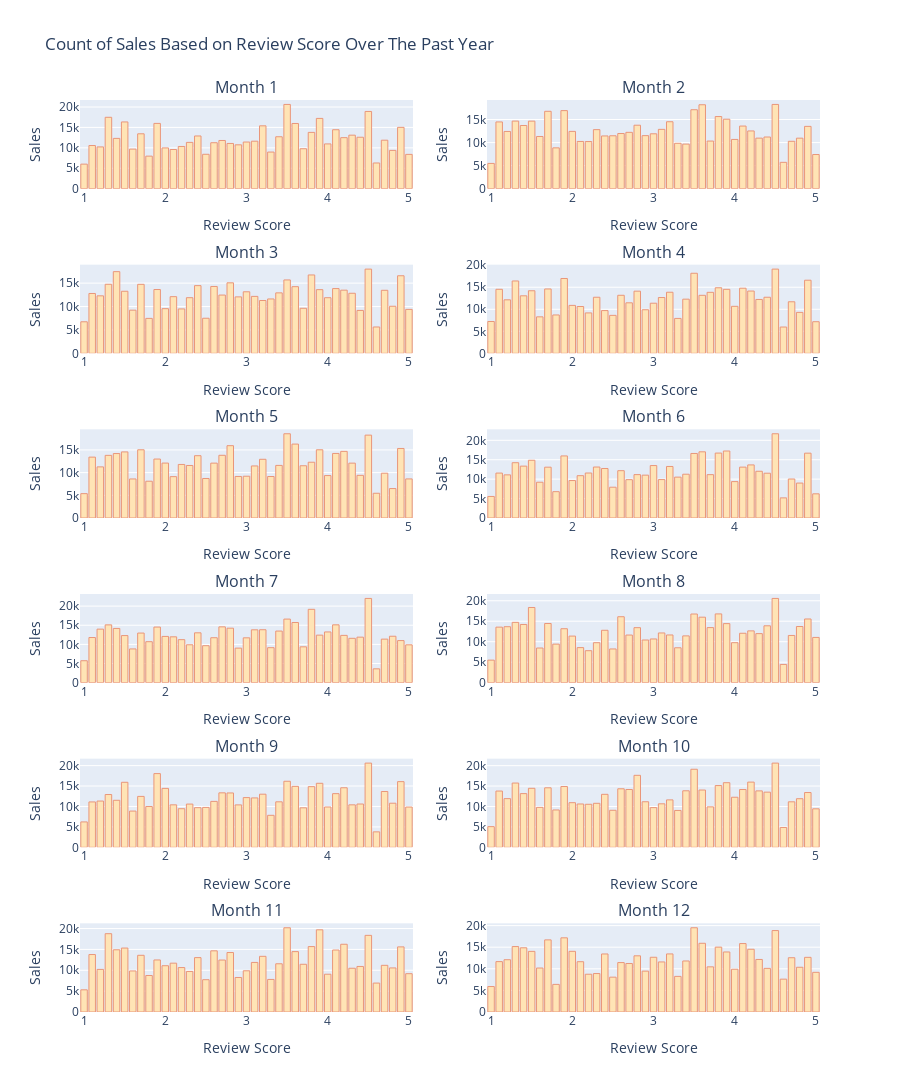

The cell this chart's notebook holds for it:
### Code cell
#Graph of Sales Over The Past Year based on review score
fig = make_subplots(rows = 6, cols = 2, 
                    subplot_titles = ('Month 1', 'Month 2', 'Month 3', 'Month 4', 
                                      'Month 5', 'Month 6', 'Month 7', 'Month 8',
                                      'Month 9', 'Month 10', 'Month 11', 'Month 12'))
fig1 = px.bar(score, x = score.index, y = 'sales_month_1')
for trace in fig1.data:
    fig.add_trace(fig1.data[0], row=1, col=1)

fig1 = px.bar(score, x = score.index, y = 'sales_month_2')
for trace in fig1.data:
    fig.add_trace(fig1.data[0], row=1, col=2)

fig1 = px.bar(score, x = score.index, y = 'sales_month_3')
for trace in fig1.data:
    fig.add_trace(fig1.data[0], row=2, col=1)

fig1 = px.bar(score, x = score.index, y = 'sales_month_4')
for trace in fig1.data:
    fig.add_trace(fig1.data[0], row=2, col=2)    

fig1 = px.bar(score, x = score.index, y = 'sales_month_5')
for trace in fig1.data:
    fig.add_trace(fig1.data[0], row=3, col=1)
    
fig1 = px.bar(score, x = score.index, y = 'sales_month_6')
for trace in fig1.data:
    fig.add_trace(fig1.data[0], row=3, col=2)
    
fig1 = px.bar(score, x = score.index, y = 'sales_month_7')
for trace in fig1.data:
    fig.add_trace(fig1.data[0], row=4, col=1)
    
fig1 = px.bar(score, x = score.index, y = 'sales_month_8')
for trace in fig1.data:
    fig.add_trace(fig1.data[0], row=4, col=2)
    
fig1 = px.bar(score, x = score.index, y = 'sales_month_9')
for trace in fig1.data:
    fig.add_trace(fig1.data[0], row=5, col=1)
    
fig1 = px.bar(score, x = score.index, y = 'sales_month_10')
for trace in fig1.data:
    fig.add_trace(fig1.data[0], row=5, col=2)
    
fig1 = px.bar(score, x = score.index, y = 'sales_month_11')
for trace in fig1.data:
    fig.add_trace(fig1.data[0], row=6, col=1)

fig1 = px.bar(score, x = score.index, y = 'sales_month_12')
for trace in fig1.data:
    fig.add_trace(fig1.data[0], row=6, col=2)
    
    
fig.update_traces(marker_color = 'moccasin', marker_line_color = 'darksalmon',
                  marker_line_width = 1)
fig.update_xaxes(title = 'Review Score')
fig.update_yaxes(title = 'Sales')
fig.update_layout(title = 'Count of Sales Based on Review Score Over The Past Year',
                  height = 1200, width = 900)
fig.show()

### Figure 1 — Plotly figure (JSON) as saved in the notebook; plotly's stock layout.template omitted (floating-point values rounded to 4 significant figures)
{"data": [{"alignmentgroup": "True", "hovertemplate": "review_score=%{x}<br>sales_month_1=%{y}<extra></extra>", "legendgroup": "", "marker": {"color": "moccasin", "line": {"color": "darksalmon", "width": 1}, "pattern": {"shape": ""}}, "name": "", "offsetgroup": "", "orientation": "v", "showlegend": false, "textposition": "auto", "type": "bar", "x": [1, 1.1, 1.2, 1.3, 1.4, 1.5, 1.6, 1.7, 1.8, 1.9, 2, 2.1, 2.2, 2.3, 2.4, 2.5, 2.6, 2.7, 2.8, 2.9, 3, 3.1, 3.2, 3.3, 3.4, 3.5, 3.6, 3.7, 3.8, 3.9, 4, 4.1, 4.2, 4.3, 4.4, 4.5, 4.6, 4.7, 4.8, 4.9, 5], "xaxis": "x", "y": [6007, 10563, 10223, 17478, 12314, 16340, 9694, 13435, 7965, 15982, 9980, 9588, 10334, 11334, 12902, 8420, 11249, 11802, 11071, 10733, 11422, 11625, 15383, 8964, 12711, 20626, 15962, 9777, 13783, 17207, 10957, 14429, 12491, 13100, 12596, 18910, 6287, 11868, 9376, 15020, 8398], "yaxis": "y"}, {"alignmentgroup": "True", "hovertemplate": "review_score=%{x}<br>sales_month_2=%{y}<extra></extra>", "legendgroup": "", "marker": {"color": "moccasin", "line": {"color": "darksalmon", "width": 1}, "pattern": {"shape": ""}}, "name": "", "offsetgroup": "", "orientation": "v", "showlegend": false, "textposition": "auto", "type": "bar", "x": [1, 1.1, 1.2, 1.3, 1.4, 1.5, 1.6, 1.7, 1.8, 1.9, 2, 2.1, 2.2, 2.3, 2.4, 2.5, 2.6, 2.7, 2.8, 2.9, 3, 3.1, 3.2, 3.3, 3.4, 3.5, 3.6, 3.7, 3.8, 3.9, 4, 4.1, 4.2, 4.3, 4.4, 4.5, 4.6, 4.7, 4.8, 4.9, 5], "xaxis": "x2", "y": [5478, 14478, 12414, 14665, 13706, 14657, 11322, 16788, 8851, 16935, 12429, 10243, 10221, 12803, 11439, 11474, 11962, 12223, 13767, 11503, 11902, 12870, 14520, 9848, 9672, 17123, 18206, 10330, 15644, 15074, 10682, 13584, 12522, 10963, 11210, 18275, 5715, 10278, 10958, 13518, 7409], "yaxis": "y2"}, {"alignmentgroup": "True", "hovertemplate": "review_score=%{x}<br>sales_month_3=%{y}<extra></extra>", "legendgroup": "", "marker": {"color": "moccasin", "line": {"color": "darksalmon", "width": 1}, "pattern": {"shape": ""}}, "name": "", "offsetgroup": "", "orientation": "v", "showlegend": false, "textposition": "auto", "type": "bar", "x": [1, 1.1, 1.2, 1.3, 1.4, 1.5, 1.6, 1.7, 1.8, 1.9, 2, 2.1, 2.2, 2.3, 2.4, 2.5, 2.6, 2.7, 2.8, 2.9, 3, 3.1, 3.2, 3.3, 3.4, 3.5, 3.6, 3.7, 3.8, 3.9, 4, 4.1, 4.2, 4.3, 4.4, 4.5, 4.6, 4.7, 4.8, 4.9, 5], "xaxis": "x3", "y": [6743, 12792, 12287, 14760, 17458, 13268, 9225, 14747, 7470, 13637, 9549, 12111, 9489, 11891, 14469, 7498, 14293, 12455, 15070, 12066, 13153, 12171, 11295, 11622, 12924, 15685, 14245, 9631, 16750, 13609, 11886, 13839, 13503, 12839, 9169, 18003, 5628, 13472, 10061, 16581, 9395], "yaxis": "y3"}, {"alignmentgroup": "True", "hovertemplate": "review_score=%{x}<br>sales_month_4=%{y}<extra></extra>", "legendgroup": "", "marker": {"color": "moccasin", "line": {"color": "darksalmon", "width": 1}, "pattern": {"shape": ""}}, "name": "", "offsetgroup": "", "orientation": "v", "showlegend": false, "textposition": "auto", "type": "bar", "x": [1, 1.1, 1.2, 1.3, 1.4, 1.5, 1.6, 1.7, 1.8, 1.9, 2, 2.1, 2.2, 2.3, 2.4, 2.5, 2.6, 2.7, 2.8, 2.9, 3, 3.1, 3.2, 3.3, 3.4, 3.5, 3.6, 3.7, 3.8, 3.9, 4, 4.1, 4.2, 4.3, 4.4, 4.5, 4.6, 4.7, 4.8, 4.9, 5], "xaxis": "x4", "y": [7228, 14539, 12146, 16427, 13058, 14207, 8284, 14613, 8710, 16993, 10887, 10630, 9178, 12732, 9705, 8623, 13183, 11466, 14115, 9894, 11377, 12667, 13870, 7930, 12299, 18180, 13173, 13849, 14884, 14530, 10672, 14783, 14142, 12233, 12736, 19123, 5975, 11708, 9298, 16599, 7177], "yaxis": "y4"}, {"alignmentgroup": "True", "hovertemplate": "review_score=%{x}<br>sales_month_5=%{y}<extra></extra>", "legendgroup": "", "marker": {"color": "moccasin", "line": {"color": "darksalmon", "width": 1}, "pattern": {"shape": ""}}, "name": "", "offsetgroup": "", "orientation": "v", "showlegend": false, "textposition": "auto", "type": "bar", "x": [1, 1.1, 1.2, 1.3, 1.4, 1.5, 1.6, 1.7, 1.8, 1.9, 2, 2.1, 2.2, 2.3, 2.4, 2.5, 2.6, 2.7, 2.8, 2.9, 3, 3.1, 3.2, 3.3, 3.4, 3.5, 3.6, 3.7, 3.8, 3.9, 4, 4.1, 4.2, 4.3, 4.4, 4.5, 4.6, 4.7, 4.8, 4.9, 5], "xaxis": "x5", "y": [5365, 13416, 11264, 13805, 14202, 14565, 8603, 15033, 8107, 12992, 12105, 9113, 11802, 11576, 13731, 8708, 12095, 13821, 15939, 9154, 9206, 11471, 12938, 9143, 11590, 18563, 16287, 11511, 12290, 15033, 9352, 14227, 14684, 12091, 9400, 18263, 5453, 9870, 6486, 15326, 8614], "yaxis": "y5"}, {"alignmentgroup": "True", "hovertemplate": "review_score=%{x}<br>sales_month_6=%{y}<extra></extra>", "legendgroup": "", "marker": {"color": "moccasin", "line": {"color": "darksalmon", "width": 1}, "pattern": {"shape": ""}}, "name": "", "offsetgroup": "", "orientation": "v", "showlegend": false, "textposition": "auto", "type": "bar", "x": [1, 1.1, 1.2, 1.3, 1.4, 1.5, 1.6, 1.7, 1.8, 1.9, 2, 2.1, 2.2, 2.3, 2.4, 2.5, 2.6, 2.7, 2.8, 2.9, 3, 3.1, 3.2, 3.3, 3.4, 3.5, 3.6, 3.7, 3.8, 3.9, 4, 4.1, 4.2, 4.3, 4.4, 4.5, 4.6, 4.7, 4.8, 4.9, 5], "xaxis": "x6", "y": [5549, 11569, 11103, 14234, 13358, 14865, 9208, 13085, 6781, 15980, 9641, 10898, 11585, 13124, 12746, 7927, 12185, 9871, 11169, 11034, 13498, 9889, 13267, 10527, 11275, 16615, 17039, 11159, 16715, 17248, 9371, 13098, 13667, 12035, 11534, 21686, 5178, 10036, 8991, 16692, 6221], "yaxis": "y6"}, {"alignmentgroup": "True", "hovertemplate": "review_score=%{x}<br>sales_month_7=%{y}<extra></extra>", "legendgroup": "", "marker": {"color": "moccasin", "line": {"color": "darksalmon", "width": 1}, "pattern": {"shape": ""}}, "name": "", "offsetgroup": "", "orientation": "v", "showlegend": false, "textposition": "auto", "type": "bar", "x": [1, 1.1, 1.2, 1.3, 1.4, 1.5, 1.6, 1.7, 1.8, 1.9, 2, 2.1, 2.2, 2.3, 2.4, 2.5, 2.6, 2.7, 2.8, 2.9, 3, 3.1, 3.2, 3.3, 3.4, 3.5, 3.6, 3.7, 3.8, 3.9, 4, 4.1, 4.2, 4.3, 4.4, 4.5, 4.6, 4.7, 4.8, 4.9, 5], "xaxis": "x7", "y": [5734, 11793, 13988, 15101, 14169, 12301, 8814, 12962, 10703, 14530, 12082, 11974, 11233, 9898, 13024, 9659, 11743, 14583, 14235, 9028, 11714, 13808, 13829, 9140, 13486, 16614, 15720, 9361, 19162, 12417, 13250, 15113, 12357, 11591, 11892, 22007, 3615, 11376, 12129, 10993, 9883], "yaxis": "y7"}, {"alignmentgroup": "True", "hovertemplate": "review_score=%{x}<br>sales_month_8=%{y}<extra></extra>", "legendgroup": "", "marker": {"color": "moccasin", "line": {"color": "darksalmon", "width": 1}, "pattern": {"shape": ""}}, "name": "", "offsetgroup": "", "orientation": "v", "showlegend": false, "textposition": "auto", "type": "bar", "x": [1, 1.1, 1.2, 1.3, 1.4, 1.5, 1.6, 1.7, 1.8, 1.9, 2, 2.1, 2.2, 2.3, 2.4, 2.5, 2.6, 2.7, 2.8, 2.9, 3, 3.1, 3.2, 3.3, 3.4, 3.5, 3.6, 3.7, 3.8, 3.9, 4, 4.1, 4.2, 4.3, 4.4, 4.5, 4.6, 4.7, 4.8, 4.9, 5], "xaxis": "x8", "y": [5506, 13560, 13661, 14723, 14211, 18356, 8465, 14452, 9411, 13169, 11373, 8558, 7805, 9758, 12792, 8229, 16100, 11629, 13427, 10415, 10668, 12136, 11645, 8519, 11422, 16763, 15990, 13444, 16787, 14416, 9762, 12064, 12642, 11977, 13881, 20566, 4453, 11528, 13711, 15546, 11049], "yaxis": "y8"}, {"alignmentgroup": "True", "hovertemplate": "review_score=%{x}<br>sales_month_9=%{y}<extra></extra>", "legendgroup": "", "marker": {"color": "moccasin", "line": {"color": "darksalmon", "width": 1}, "pattern": {"shape": ""}}, "name": "", "offsetgroup": "", "orientation": "v", "showlegend": false, "textposition": "auto", "type": "bar", "x": [1, 1.1, 1.2, 1.3, 1.4, 1.5, 1.6, 1.7, 1.8, 1.9, 2, 2.1, 2.2, 2.3, 2.4, 2.5, 2.6, 2.7, 2.8, 2.9, 3, 3.1, 3.2, 3.3, 3.4, 3.5, 3.6, 3.7, 3.8, 3.9, 4, 4.1, 4.2, 4.3, 4.4, 4.5, 4.6, 4.7, 4.8, 4.9, 5], "xaxis": "x9", "y": [6223, 11111, 11331, 12923, 11517, 15916, 8876, 12465, 9993, 18042, 14425, 10396, 9450, 10588, 9709, 9772, 11244, 13334, 13304, 10385, 12172, 12096, 13004, 7838, 11138, 16171, 14922, 9669, 14852, 15674, 9875, 13139, 14579, 10397, 10604, 20614, 3784, 13667, 10797, 16078, 9860], "yaxis": "y9"}, {"alignmentgroup": "True", "hovertemplate": "review_score=%{x}<br>sales_month_10=%{y}<extra></extra>", "legendgroup": "", "marker": {"color": "moccasin", "line": {"color": "darksalmon", "width": 1}, "pattern": {"shape": ""}}, "name": "", "offsetgroup": "", "orientation": "v", "showlegend": false, "textposition": "auto", "type": "bar", "x": [1, 1.1, 1.2, 1.3, 1.4, 1.5, 1.6, 1.7, 1.8, 1.9, 2, 2.1, 2.2, 2.3, 2.4, 2.5, 2.6, 2.7, 2.8, 2.9, 3, 3.1, 3.2, 3.3, 3.4, 3.5, 3.6, 3.7, 3.8, 3.9, 4, 4.1, 4.2, 4.3, 4.4, 4.5, 4.6, 4.7, 4.8, 4.9, 5], "xaxis": "x10", "y": [5071, 13787, 11928, 15742, 13155, 14458, 9789, 14576, 9151, 14891, 10936, 10614, 10547, 10780, 12980, 9076, 14337, 14162, 17635, 11161, 9725, 10653, 11618, 9033, 13847, 19120, 14034, 9909, 15128, 15827, 12268, 14159, 15974, 13822, 13513, 20627, 4864, 11144, 11906, 13421, 9430], "yaxis": "y10"}, {"alignmentgroup": "True", "hovertemplate": "review_score=%{x}<br>sales_month_11=%{y}<extra></extra>", "legendgroup": "", "marker": {"color": "moccasin", "line": {"color": "darksalmon", "width": 1}, "pattern": {"shape": ""}}, "name": "", "offsetgroup": "", "orientation": "v", "showlegend": false, "textposition": "auto", "type": "bar", "x": [1, 1.1, 1.2, 1.3, 1.4, 1.5, 1.6, 1.7, 1.8, 1.9, 2, 2.1, 2.2, 2.3, 2.4, 2.5, 2.6, 2.7, 2.8, 2.9, 3, 3.1, 3.2, 3.3, 3.4, 3.5, 3.6, 3.7, 3.8, 3.9, 4, 4.1, 4.2, 4.3, 4.4, 4.5, 4.6, 4.7, 4.8, 4.9, 5], "xaxis": "x11", "y": [5312, 13771, 10211, 18766, 14908, 15325, 9839, 13590, 8746, 12473, 11087, 11705, 10649, 9720, 13034, 7737, 14658, 12454, 14255, 8275, 9878, 11878, 13344, 7807, 11557, 20187, 14470, 11437, 15677, 19695, 9053, 14859, 16237, 10487, 10919, 18369, 6932, 11187, 10562, 15606, 9182], "yaxis": "y11"}, {"alignmentgroup": "True", "hovertemplate": "review_score=%{x}<br>sales_month_12=%{y}<extra></extra>", "legendgroup": "", "marker": {"color": "moccasin", "line": {"color": "darksalmon", "width": 1}, "pattern": {"shape": ""}}, "name": "", "offsetgroup": "", "orientation": "v", "showlegend": false, "textposition": "auto", "type": "bar", "x": [1, 1.1, 1.2, 1.3, 1.4, 1.5, 1.6, 1.7, 1.8, 1.9, 2, 2.1, 2.2, 2.3, 2.4, 2.5, 2.6, 2.7, 2.8, 2.9, 3, 3.1, 3.2, 3.3, 3.4, 3.5, 3.6, 3.7, 3.8, 3.9, 4, 4.1, 4.2, 4.3, 4.4, 4.5, 4.6, 4.7, 4.8, 4.9, 5], "xaxis": "x12", "y": [5895, 11662, 12101, 15148, 14860, 14037, 10180, 16695, 6393, 17169, 14048, 11640, 8745, 8900, 13433, 8065, 11439, 11229, 13007, 9463, 12670, 11587, 13444, 8244, 11811, 19499, 15909, 10452, 15018, 13893, 9903, 15840, 14526, 12167, 10099, 18852, 7607, 12561, 10359, 12652, 9184], "yaxis": "y12"}], "layout": {"annotations": [{"font": {"size": 16}, "showarrow": false, "text": "Month 1", "x": 0.225, "xanchor": "center", "xref": "paper", "y": 1.0, "yanchor": "bottom", "yref": "paper"}, {"font": {"size": 16}, "showarrow": false, "text": "Month 2", "x": 0.775, "xanchor": "center", "xref": "paper", "y": 1.0, "yanchor": "bottom", "yref": "paper"}, {"font": {"size": 16}, "showarrow": false, "text": "Month 3", "x": 0.225, "xanchor": "center", "xref": "paper", "y": 0.8194, "yanchor": "bottom", "yref": "paper"}, {"font": {"size": 16}, "showarrow": false, "text": "Month 4", "x": 0.775, "xanchor": "center", "xref": "paper", "y": 0.8194, "yanchor": "bottom", "yref": "paper"}, {"font": {"size": 16}, "showarrow": false, "text": "Month 5", "x": 0.225, "xanchor": "center", "xref": "paper", "y": 0.6389, "yanchor": "bottom", "yref": "paper"}, {"font": {"size": 16}, "showarrow": false, "text": "Month 6", "x": 0.775, "xanchor": "center", "xref": "paper", "y": 0.6389, "yanchor": "bottom", "yref": "paper"}, {"font": {"size": 16}, "showarrow": false, "text": "Month 7", "x": 0.225, "xanchor": "center", "xref": "paper", "y": 0.4583, "yanchor": "bottom", "yref": "paper"}, {"font": {"size": 16}, "showarrow": false, "text": "Month 8", "x": 0.775, "xanchor": "center", "xref": "paper", "y": 0.4583, "yanchor": "bottom", "yref": "paper"}, {"font": {"size": 16}, "showarrow": false, "text": "Month 9", "x": 0.225, "xanchor": "center", "xref": "paper", "y": 0.2778, "yanchor": "bottom", "yref": "paper"}, {"font": {"size": 16}, "showarrow": false, "text": "Month 10", "x": 0.775, "xanchor": "center", "xref": "paper", "y": 0.2778, "yanchor": "bottom", "yref": "paper"}, {"font": {"size": 16}, "showarrow": false, "text": "Month 11", "x": 0.225, "xanchor": "center", "xref": "paper", "y": 0.09722, "yanchor": "bottom", "yref": "paper"}, {"font": {"size": 16}, "showarrow": false, "text": "Month 12", "x": 0.775, "xanchor": "center", "xref": "paper", "y": 0.09722, "yanchor": "bottom", "yref": "paper"}], "height": 1200, "title": {"text": "Count of Sales Based on Review Score Over The Past Year"}, "width": 900, "xaxis": {"anchor": "y", "domain": [0, 0.45], "title": {"text": "Review Score"}}, "xaxis10": {"anchor": "y10", "domain": [0.55, 1], "title": {"text": "Review Score"}}, "xaxis11": {"anchor": "y11", "domain": [0, 0.45], "title": {"text": "Review Score"}}, "xaxis12": {"anchor": "y12", "domain": [0.55, 1], "title": {"text": "Review Score"}}, "xaxis2": {"anchor": "y2", "domain": [0.55, 1], "title": {"text": "Review Score"}}, "xaxis3": {"anchor": "y3", "domain": [0, 0.45], "title": {"text": "Review Score"}}, "xaxis4": {"anchor": "y4", "domain": [0.55, 1], "title": {"text": "Review Score"}}, "xaxis5": {"anchor": "y5", "domain": [0, 0.45], "title": {"text": "Review Score"}}, "xaxis6": {"anchor": "y6", "domain": [0.55, 1], "title": {"text": "Review Score"}}, "xaxis7": {"anchor": "y7", "domain": [0, 0.45], "title": {"text": "Review Score"}}, "xaxis8": {"anchor": "y8", "domain": [0.55, 1], "title": {"text": "Review Score"}}, "xaxis9": {"anchor": "y9", "domain": [0, 0.45], "title": {"text": "Review Score"}}, "yaxis": {"anchor": "x", "domain": [0.9028, 1.0], "title": {"text": "Sales"}}, "yaxis10": {"anchor": "x10", "domain": [0.1806, 0.2778], "title": {"text": "Sales"}}, "yaxis11": {"anchor": "x11", "domain": [0, 0.09722], "title": {"text": "Sales"}}, "yaxis12": {"anchor": "x12", "domain": [0, 0.09722], "title": {"text": "Sales"}}, "yaxis2": {"anchor": "x2", "domain": [0.9028, 1.0], "title": {"text": "Sales"}}, "yaxis3": {"anchor": "x3", "domain": [0.7222, 0.8194], "title": {"text": "Sales"}}, "yaxis4": {"anchor": "x4", "domain": [0.7222, 0.8194], "title": {"text": "Sales"}}, "yaxis5": {"anchor": "x5", "domain": [0.5417, 0.6389], "title": {"text": "Sales"}}, "yaxis6": {"anchor": "x6", "domain": [0.5417, 0.6389], "title": {"text": "Sales"}}, "yaxis7": {"anchor": "x7", "domain": [0.3611, 0.4583], "title": {"text": "Sales"}}, "yaxis8": {"anchor": "x8", "domain": [0.3611, 0.4583], "title": {"text": "Sales"}}, "yaxis9": {"anchor": "x9", "domain": [0.1806, 0.2778], "title": {"text": "Sales"}}}}
